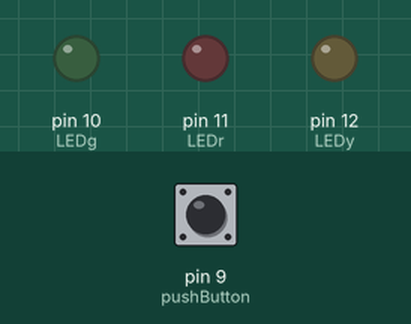
Recording of a sketch running on a simulated Arduino Uno, built with avr-gcc and run on an emulated ATmega328P. Parts: output pins drawn as LEDs (lit = HIGH). The test bench sets the inputs (shaded band); at power-on: pin 9 (pushButton) LOW.

Above: at 1.2 s.
1.3 s: pin 9 (pushButton) pulled HIGH for 0.15 s
At 2.5 s:
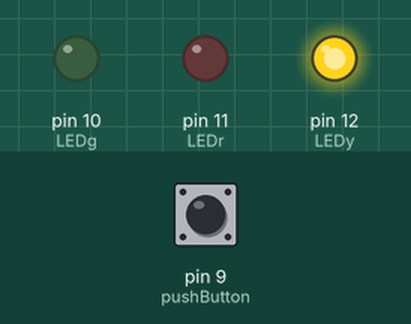
2.9 s: pin 9 (pushButton) pulled HIGH for 1 s
At 3.7 s:
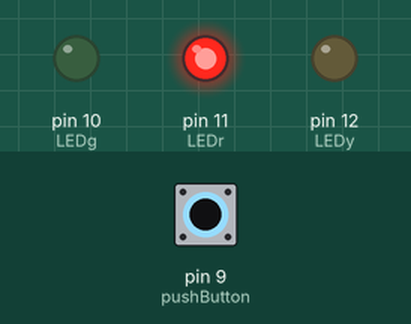
5.4 s: pin 9 (pushButton) pulled HIGH for 0.15 s
At 5.7 s:
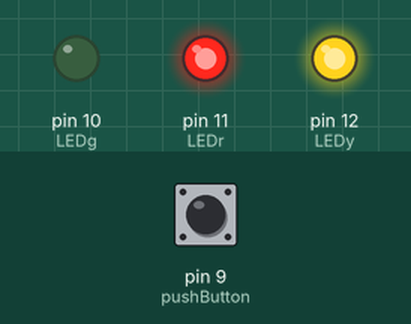
7.0 s: pin 9 (pushButton) pulled HIGH for 3.2 s
At 8.1 s:
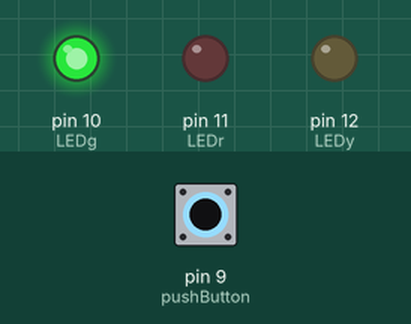
11.7 s: pin 9 (pushButton) pulled HIGH for 0.15 s
At 12.9 s:
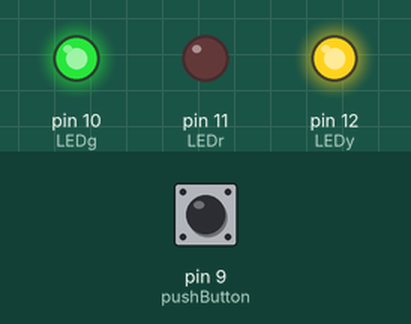
13.3 s: pin 9 (pushButton) pulled HIGH for 1 s
At 14.1 s:
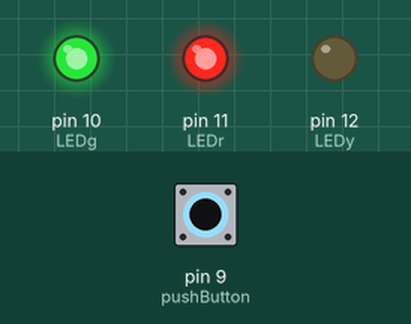
Timing chart, 0 to 16.3 s (numbered marks = the images above; inputs shaded):
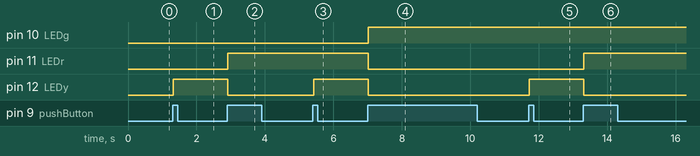

Measured:
- after the input at 1.3 s, pin 12 (LEDy): LOW → HIGH at once
- after the input at 2.9 s, pin 11 (LEDr): LOW → HIGH at once; pin 12 (LEDy): HIGH → LOW at once
- after the input at 5.4 s, pin 12 (LEDy): LOW → HIGH at once
- after the input at 7.0 s, pin 10 (LEDg): LOW → HIGH at once; pin 11 (LEDr), pin 12 (LEDy): HIGH → LOW at once
- after the input at 11.7 s, pin 12 (LEDy): LOW → HIGH at once
- after the input at 13.3 s, pin 11 (LEDr): LOW → HIGH at once; pin 12 (LEDy): HIGH → LOW at once

The sketch:

Counter.ino
```cpp
#include <Bounce.h> //we have to import a library to use the built in debouncer function. the library contains pre-written functions and objects that we can use

#define LEDg 10
#define LEDr 11
#define LEDy 12
#define pushButton 9

int counter = 0; //declare variables
boolean lastButton = 0;
boolean currentButton = 0;

Bounce buttonDebouncer = Bounce(pushButton, 20);
//we create a new object called buttonDebouncer, and it is of type "Bounce"
//when we create it, it takes two variables, the pin that it will be reading from, as well as the amount of delay of the debouncing

void setup()
{
  pinMode(pushButton, INPUT);
  pinMode(LEDg, OUTPUT); //declare LEDs as outputs
  pinMode(LEDr, OUTPUT);
  pinMode(LEDy, OUTPUT);
}

void loop()
{
  buttonDebouncer.update(); //this function will look to see if the pin has changed from LOW to HIGH or HIGH to LOW
  currentButton = buttonDebouncer.read(); //this function gets the actual value of the pin
  if (lastButton == 0 && currentButton == 1) //we will remember the previous value, and only detect a "button press" if the value changes from low to high (positive edge triggered); question: how would you detect negative edge?
  {
    counter+=1; //if a button press was detected, add one to the counter
    if (counter >= 8) //since we are only implementing a 3-bit counter, we can only count from 0 to 7
    {
      counter = 0; //reset to 0 if counter went up to 8
    }
    output(counter); //call the output function, with the input being the currnt value of the counter
  }
  lastButton = currentButton;
}

void output(int counter) //declaring a new function
{
  if (counter >= 4) digitalWrite(LEDg, 1); //if counter is 4, 5, 6, or 7, we should turn on the first LED
  else digitalWrite(LEDg, 0);

  if ( (counter % 4) >= 2) digitalWrite(LEDr, 1); //if counter is 2, 3, 6, or 7, we should turn on the second LED
  else digitalWrite(LEDr, 0);

  if ( (counter % 2) >= 1) digitalWrite(LEDy, 1); //if counter is 1, 3, 5, or 7, we should turn on the third LED
  else digitalWrite(LEDy, 0);
}
```
